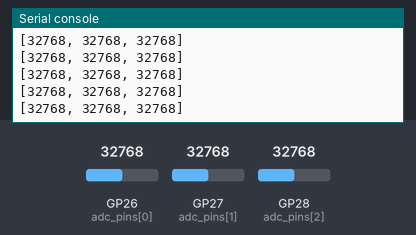
The program below on a simulated Raspberry Pi Pico running MicroPython. On the bench: the last lines printed to the serial console. The inputs (shaded band) are chosen by the test bench; at power-on: GP26 (adc_pins[0]) = 32768, GP27 (adc_pins[1]) = 32768, GP28 (adc_pins[2]) = 32768 (analog values on the 0–65535 scale).

Above: at 1.2 s.
1.3 s: GP26 (adc_pins[0]) set to 45874
At 2.0 s:
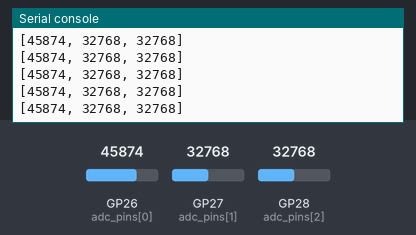
2.8 s: GP27 (adc_pins[1]) set to 45874
At 3.8 s:
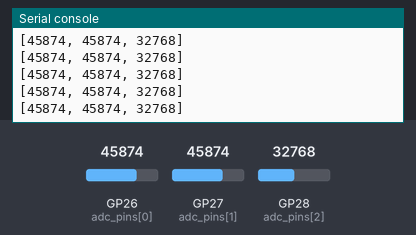
4.3 s: GP28 (adc_pins[2]) set to 45874
At 5.1 s:
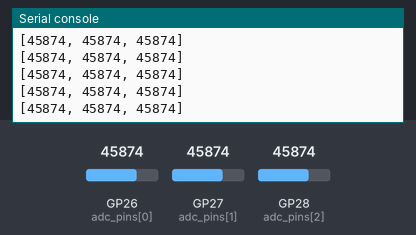
5.8 s: GP26 (adc_pins[0]) set to 57670
At 6.4 s:
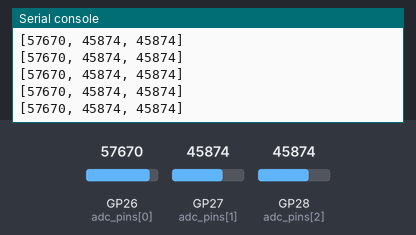
7.3 s: GP27 (adc_pins[1]) set to 57670
At 7.9 s:
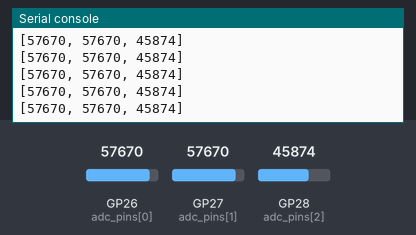
Timing chart, 0 to 8.6 s (numbered marks = the images above; inputs shaded):
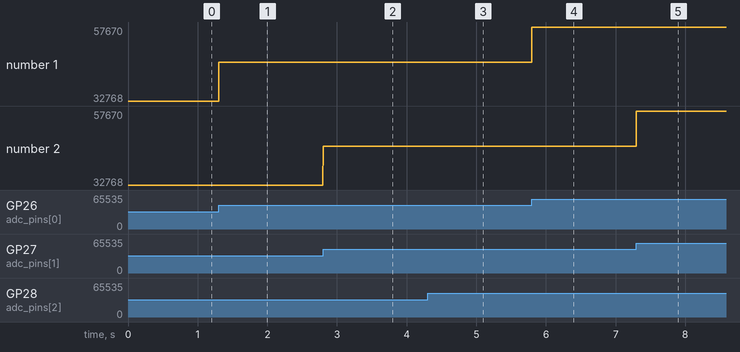

Measured:
- after the input at 1.3 s, the serial console: prints a new line at once (image 1)
- after the input at 2.8 s, the serial console: prints a new line at once (image 2)
- after the input at 4.3 s, the serial console: prints a new line at once (image 3)
- after the input at 5.8 s, the serial console: prints a new line at once (image 4)
- after the input at 7.3 s, the serial console: prints a new line at once (image 5)
- plotted number 1: 32768 → 45874 after the input at 1.3 s, 45874 → 57670 after the input at 5.8 s

The program:

main.py
```python
from machine import ADC, Pin
import time

adc_pins = [ADC(Pin(26)), ADC(Pin(27)), ADC(Pin(28))]

while True:
    readings = [adc.read_u16() for adc in adc_pins]
    print(readings)
    #Add sleep if needed
    #time.sleep(0.1)
```
